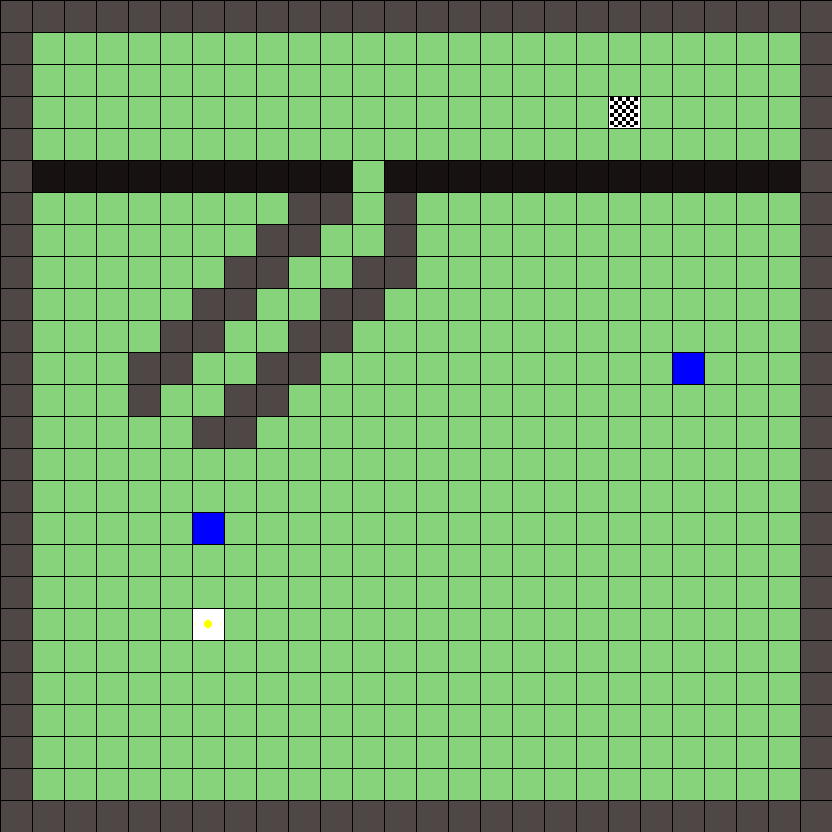

Tiled map render using the project's own tile images. Description and the whole map definition, tile-layer contents included, below:
An orthogonal 26x26 tile map with 32x32 px tiles, 1 tile layer (Tile Layer 1).

<map version="1.2" tiledversion="2019.05.08" orientation="orthogonal" renderorder="right-up" width="26" height="26" tilewidth="32" tileheight="32" infinite="0" nextlayerid="5" nextobjectid="1">
 <tileset firstgid="1" source="tileset/default_tileset.tsx" />
 <layer id="2" name="Tile Layer 1" width="26" height="26">
  <data encoding="csv">
1,1,1,1,1,1,1,1,1,1,1,1,1,1,1,1,1,1,1,1,1,1,1,1,1,1,
1,9,9,9,9,9,9,9,9,9,9,9,9,9,9,9,9,9,9,9,9,9,9,9,9,1,
1,9,9,9,9,9,9,9,9,9,9,9,9,9,9,9,9,9,9,9,9,9,9,9,9,1,
1,9,9,9,9,9,9,9,9,9,9,9,9,9,9,9,9,9,9,10,9,9,9,9,9,1,
1,9,9,9,9,9,9,9,9,9,9,9,9,9,9,9,9,9,9,9,9,9,9,9,9,1,
1,2,2,2,2,2,2,2,2,2,2,9,2,2,2,2,2,2,2,2,2,2,2,2,2,1,
1,9,9,9,9,9,9,9,9,1,1,9,1,9,9,9,9,9,9,9,9,9,9,9,9,1,
1,9,9,9,9,9,9,9,1,1,9,9,1,9,9,9,9,9,9,9,9,9,9,9,9,1,
1,9,9,9,9,9,9,1,1,9,9,1,1,9,9,9,9,9,9,9,9,9,9,9,9,1,
1,9,9,9,9,9,1,1,9,9,1,1,9,9,9,9,9,9,9,9,9,9,9,9,9,1,
1,9,9,9,9,1,1,9,9,1,1,9,9,9,9,9,9,9,9,9,9,9,9,9,9,1,
1,9,9,9,1,1,9,9,1,1,9,9,9,9,9,9,9,9,9,9,9,5,9,9,9,1,
1,9,9,9,1,9,9,1,1,9,9,9,9,9,9,9,9,9,9,9,9,9,9,9,9,1,
1,9,9,9,9,9,1,1,9,9,9,9,9,9,9,9,9,9,9,9,9,9,9,9,9,1,
1,9,9,9,9,9,9,9,9,9,9,9,9,9,9,9,9,9,9,9,9,9,9,9,9,1,
1,9,9,9,9,9,9,9,9,9,9,9,9,9,9,9,9,9,9,9,9,9,9,9,9,1,
1,9,9,9,9,9,5,9,9,9,9,9,9,9,9,9,9,9,9,9,9,9,9,9,9,1,
1,9,9,9,9,9,9,9,9,9,9,9,9,9,9,9,9,9,9,9,9,9,9,9,9,1,
1,9,9,9,9,9,9,9,9,9,9,9,9,9,9,9,9,9,9,9,9,9,9,9,9,1,
1,9,9,9,9,9,17,9,9,9,9,9,9,9,9,9,9,9,9,9,9,9,9,9,9,1,
1,9,9,9,9,9,9,9,9,9,9,9,9,9,9,9,9,9,9,9,9,9,9,9,9,1,
1,9,9,9,9,9,9,9,9,9,9,9,9,9,9,9,9,9,9,9,9,9,9,9,9,1,
1,9,9,9,9,9,9,9,9,9,9,9,9,9,9,9,9,9,9,9,9,9,9,9,9,1,
1,9,9,9,9,9,9,9,9,9,9,9,9,9,9,9,9,9,9,9,9,9,9,9,9,1,
1,9,9,9,9,9,9,9,9,9,9,9,9,9,9,9,9,9,9,9,9,9,9,9,9,1,
1,1,1,1,1,1,1,1,1,1,1,1,1,1,1,1,1,1,1,1,1,1,1,1,1,1
</data>
 </layer>
</map>
